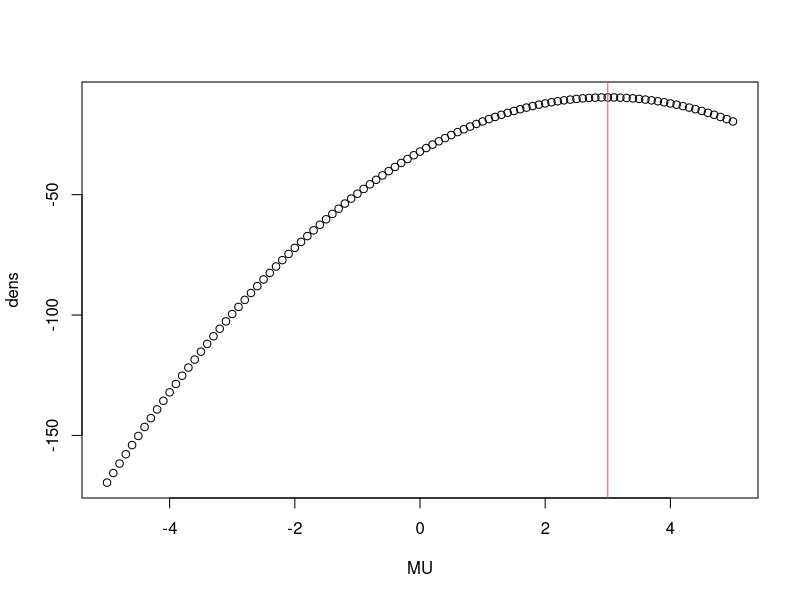
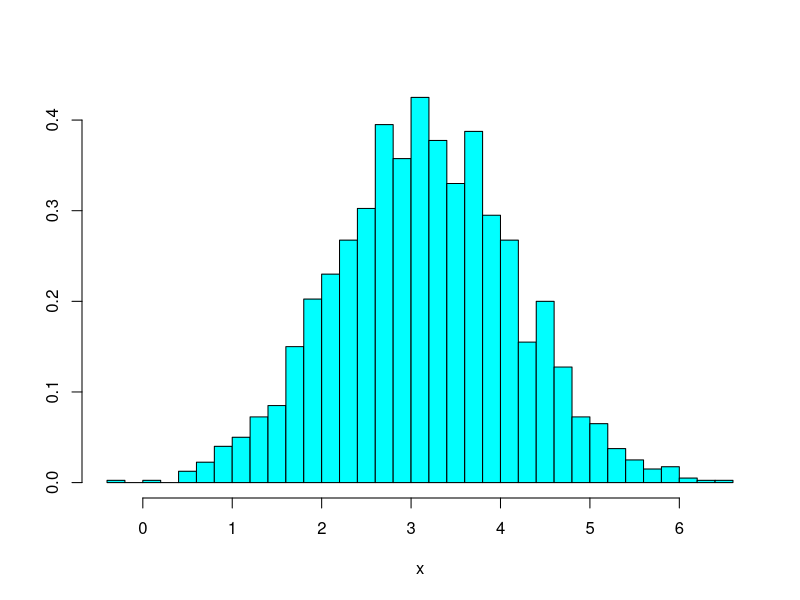
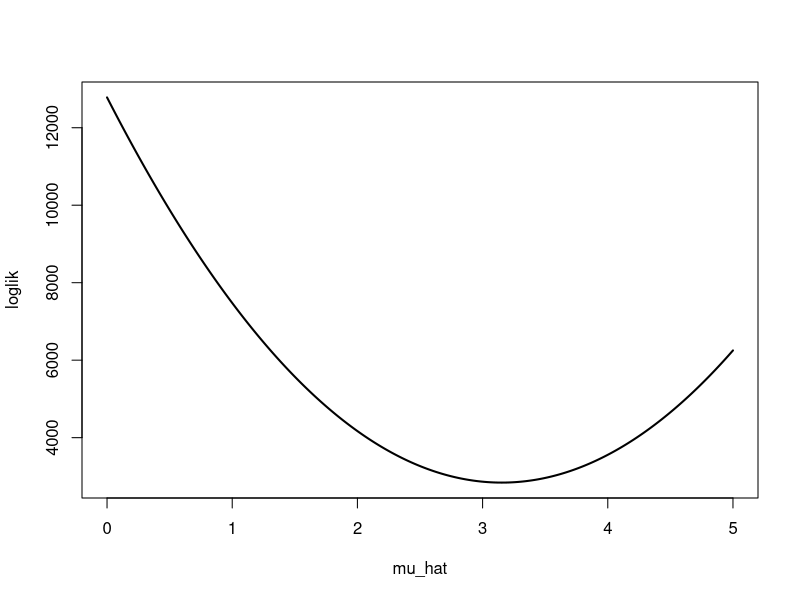

Source code (R) for these figures, in order:
## R_Demo_Simulation_Learning_Estimate_Mean.R
##########################################################################
## INSTRUCTOR: Christopher Fariss
## COURSE NAME: Programming and Simulation Methods for Computational Social Science (2W)
## University of Essex Summer School 2023
##
## Date: 2024-07-22
##
## Please e-mail me if you find any errors or have and suggestions (either email is fine)
## e-mail: cjf0006@gmail.com
## e-mail: cjfariss@umich.edu
##
##########################################################################
## Introduction to tutorial:
##
## (1) This tutorial estimates the mean value from a vector of numeric data using the notion of distance.
## 
## Instead of calculating the mean directly, we will estimate the mean by minimizing a function that compares a range of possible estimates of the mean to the data we obtained in the vector (i.e., distance between possible estimate and each of the data points).
##
## The program below finds a range of possible values.
## These values include the maximum value of the log-likelihood which summarizes the disagreement/distance between a potential estimate of the mean and each of the observed data points in the data vector.
##
## This algorithm will provide the same answer as the algorithm for finding the average, which is taught to each of us in grade school.
##
## We will consider several loss-statistics. 
##
## These loss-statistics simply calculate the distance between a parameter estimate or our best guess AND a set of data points. 
##
## We are calculating distances for each observation in a dataset and summarizing these distances. 
## Sometimes we will call these distances something else: usually error or sometimes difference. 
## We will consider another loss function, gradient descent, later in the course.
##
##########################################################################

x <- 1:5
x


## load packages
pkgs <- c("MASS")
invisible(sapply(pkgs, require, character.only = TRUE))


## define a function that calculates the using the normal distribution function
normal_density <- function(data, mu, sigma){
    1/(sigma*sqrt(2*pi)) * exp(-(data - mu)^2/2*sigma^2)
}

## call the user defined density function
normal_density(data=x, mu=1, sigma=1)
normal_density(data=x, mu=2, sigma=1)
normal_density(data=x, mu=3, sigma=1)
normal_density(data=x, mu=4, sigma=1)
normal_density(data=x, mu=8, sigma=1)
normal_density(data=x, mu=100, sigma=1)

## evaluate the sum of the log-likelihood when we guess that mu is 2
mu_hat <- 2
sigma<-1
sum(log(1/(sigma*sqrt(2*pi)) * exp(-(x - mu_hat)^2/2*sigma^2)))

sum(log(normal_density(data=x, mu=mu_hat, sigma=1)))

sum(log(dnorm(x, mean=mu_hat, sd=1)))

## evaluate the sum of the log-likelihood when we guess that mu is 3
mu_hat <- 3
sum(log(1/(sigma*sqrt(2*pi)) * exp(-(x - mu_hat)^2/2*sigma^2)))

### evaluate the sum of the log-likelihood when we guess that mu is 4
mu_hat <- 4
sum(log(1/(sigma*sqrt(2*pi)) * exp(-(x - mu_hat)^2/2*sigma^2)))

## evaluate the sum of the log-likelihood when we guess that mu is 5
mu_hat <- 5
sum(log(1/(sigma*sqrt(2*pi)) * exp(-(x - mu_hat)^2/2*sigma^2)))

mu_hat <- 20
sum(log(1/(sigma*sqrt(2*pi)) * exp(-(x - mu_hat)^2/2*sigma^2)))

## print x to screen
x

## define an empty vector
dens <- c()

## define a sequence of values
MU <- seq(-5,5,.1)
for(i in 1:length(MU)){
    mu_hat <- MU[i]
    dens[i] <- sum(log(1/(sigma*sqrt(2*pi)) * exp(-(x - mu_hat)^2/2*sigma^2)))
}
par(mfrow=c(1,1))
plot(MU, dens)
abline(v=3, col=2)
## what is the best mu_hat? Is this average of the vector of data?

##########################################################################
## apply the density function and the equation for the log-likelihood, which is a loss function
##########################################################################

## make a very simple dataset
simple_data <- 1:5

## print the data
simple_data


##########################################################################
## what is the density for each value in the dataset if we assume mu, the average, is 1?
normal_density(data=simple_data, mu=1, sigma=1)

## what is the density for each value in the dataset if we assume mu, the average, is 2?
normal_density(data=simple_data, mu=2, sigma=1)

## what is the density for each value in the dataset if we assume mu, the average, is 3?
normal_density(data=simple_data, mu=3, sigma=1)

## what is the density for each value in the dataset if we assume mu, the average, is 4?
normal_density(data=simple_data, mu=4, sigma=1)

## what is the density for each value in the dataset if we assume mu, the average, is 4?
normal_density(data=simple_data, mu=4, sigma=1)

##########################################################################
## note: we can summarize these values by using the loss function defined above, which we called the log-likelihood
##########################################################################

## we can multiple all the densities together to get the likihood statistic
prod(normal_density(data=simple_data, mu=1, sigma=1))
prod(normal_density(data=simple_data, mu=2, sigma=1))
prod(normal_density(data=simple_data, mu=3, sigma=1))
prod(normal_density(data=simple_data, mu=4, sigma=1))
prod(normal_density(data=simple_data, mu=5, sigma=1))

## we can take the sum of the all the logged densities to get the log-likihood statistic (we usually multiply by -1 so the we mind the min instead of the max. consistent with the likihood function)
-sum(log(normal_density(data=simple_data, mu=1, sigma=1)))
-sum(log(normal_density(data=simple_data, mu=2, sigma=1)))
-sum(log(normal_density(data=simple_data, mu=3, sigma=1)))
-sum(log(normal_density(data=simple_data, mu=4, sigma=1)))
-sum(log(normal_density(data=simple_data, mu=5, sigma=1)))

## we can transform the log-likelihood into the likelihood statistic by using the exponentiation function exp()
exp(sum(log(normal_density(data=simple_data, mu=1, sigma=1))))
exp(sum(log(normal_density(data=simple_data, mu=2, sigma=1))))
exp(sum(log(normal_density(data=simple_data, mu=3, sigma=1))))
exp(sum(log(normal_density(data=simple_data, mu=4, sigma=1))))
exp(sum(log(normal_density(data=simple_data, mu=5, sigma=1))))

## another commonly used loss statistic is the root-mean-squared-error which we use in later programs because it is a bit easier to think about
sqrt(mean((simple_data-1)^2))
sqrt(mean((simple_data-2)^2))
sqrt(mean((simple_data-3)^2))
sqrt(mean((simple_data-4)^2))
sqrt(mean((simple_data-5)^2))

##########################################################################
## note: that all of these statistics are in agreement that our best guess at the values of the dataset, in terms of the ability of our single guess to reduce the distance between the guess of the single parameter and each data point is the simple average
##########################################################################

##########################################################################
## let's do this via a simulation now
##########################################################################

## specify the number of units
sample_size <- 2000
sample_size

## take a random draw of units given a mean that we as the researcher/programmer/data-scientist
## let's use pi for fun but it can be any number (note that we are not estimating the variance for this exercise)
x <- rnorm(sample_size, mean=pi, sd=1)

truehist(x)


## specify values of mu to check (what happens as we decrease the distance between guesses?)
mu_hat <- seq(0,5,0.001)

## loop through all values of mu_hat and calculate the loglik statistic for each
loglik <- c()
for(i in 1:length(mu_hat)){
    loglik[i] <- -sum(log(normal_density(data=x, mu=mu_hat[i], sigma=1)))
}

plot(mu_hat, loglik, type="l", lwd=2)

## which value is the minimum?
coordinate <- which(loglik==min(loglik))
coordinate

## which coordinate minimizes the loglik for the best mu_hat value?
mu_hat[coordinate]

## what is the calculated average?
mean(x)

# pass function to optim with initial values
loglik_func <- function(par, data){
    -sum(log(normal_density(data=data, mu=par, sigma=1)))
}

optim.out <- optim(par = c(0), fn=loglik_func, data=x, method="BFGS")
optim.out

## estimate mean from the optim function
optim.out$par

## empirical mean
mean(x)

## the difference between the estimated parameter and the empirical mean is vanishingly small
optim.out$par - mean(x)

##########################################################################
## Question: what if we repeated this process over and over again? 
## Would the average of the simulations coverage towards the true value of pi?
##
## Notes: The Central Limit Theorem (CLT) establishes that when independently generated variables (iid: independent and identically distributed random variables) are added together, the sums or averages of these variables (when normalized) converge towards a normal distribution. 
## This property emerges even if the original variables are not individually normally distributed, as with the roll of a die. 
## The probability of any value from the single roll of die is equivalent to any other value for the same-sided die in the limit (when the number of rolls approaches infinity).
##
##########################################################################



